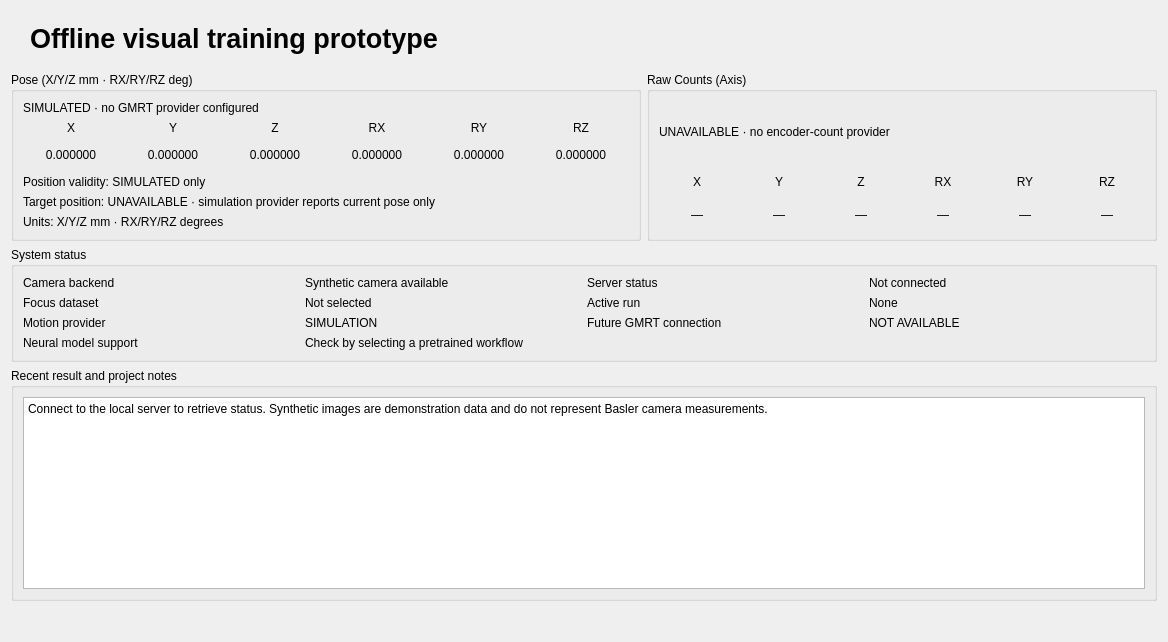
      <widget class="QWidget" name="dashboardTab">
       <attribute name="title">
        <string>Dashboard</string>
       </attribute>
       <layout class="QVBoxLayout" name="dashboardLayout">
        <item>
         <widget class="QLabel" name="dashboardTitle">
          <property name="styleSheet">
           <string>font-size:20pt;font-weight:bold;padding:12px;</string>
          </property>
          <property name="text">
           <string>Offline visual training prototype</string>
          </property>
         </widget>
        </item>
        <item>
         <layout class="QHBoxLayout" name="telemetryPanelsLayout">
          <item>
           <widget class="QGroupBox" name="poseFeedbackGroup">
            <property name="title"><string>Pose (X/Y/Z mm · RX/RY/RZ deg)</string></property>
            <layout class="QVBoxLayout" name="poseFeedbackLayout">
             <item><widget class="QLabel" name="poseSourceLabel"><property name="text"><string>SIMULATED · no GMRT provider configured</string></property></widget></item>
             <item><layout class="QGridLayout" name="poseAxisGrid">
              <item row="0" column="0"><widget class="QLabel" name="poseAxisLabelX"><property name="text"><string>X</string></property><property name="alignment"><set>Qt::AlignCenter</set></property></widget></item>
              <item row="0" column="1"><widget class="QLabel" name="poseAxisLabelY"><property name="text"><string>Y</string></property><property name="alignment"><set>Qt::AlignCenter</set></property></widget></item>
              <item row="0" column="2"><widget class="QLabel" name="poseAxisLabelZ"><property name="text"><string>Z</string></property><property name="alignment"><set>Qt::AlignCenter</set></property></widget></item>
              <item row="0" column="3"><widget class="QLabel" name="poseAxisLabelRX"><property name="text"><string>RX</string></property><property name="alignment"><set>Qt::AlignCenter</set></property></widget></item>
              <item row="0" column="4"><widget class="QLabel" name="poseAxisLabelRY"><property name="text"><string>RY</string></property><property name="alignment"><set>Qt::AlignCenter</set></property></widget></item>
              <item row="0" column="5"><widget class="QLabel" name="poseAxisLabelRZ"><property name="text"><string>RZ</string></property><property name="alignment"><set>Qt::AlignCenter</set></property></widget></item>
              <item row="1" column="0"><widget class="QLabel" name="poseValueX"><property name="minimumSize"><size><width>96</width><height>28</height></size></property><property name="maximumSize"><size><width>110</width><height>16777215</height></size></property><property name="text"><string>0.000000</string></property><property name="alignment"><set>Qt::AlignCenter</set></property></widget></item>
              <item row="1" column="1"><widget class="QLabel" name="poseValueY"><property name="minimumSize"><size><width>96</width><height>28</height></size></property><property name="maximumSize"><size><width>110</width><height>16777215</height></size></property><property name="text"><string>0.000000</string></property><property name="alignment"><set>Qt::AlignCenter</set></property></widget></item>
              <item row="1" column="2"><widget class="QLabel" name="poseValueZ"><property name="minimumSize"><size><width>96</width><height>28</height></size></property><property name="maximumSize"><size><width>110</width><height>16777215</height></size></property><property name="text"><string>0.000000</string></property><property name="alignment"><set>Qt::AlignCenter</set></property></widget></item>
              <item row="1" column="3"><widget class="QLabel" name="poseValueRX"><property name="minimumSize"><size><width>96</width><height>28</height></size></property><property name="maximumSize"><size><width>110</width><height>16777215</height></size></property><property name="text"><string>0.000000</string></property><property name="alignment"><set>Qt::AlignCenter</set></property></widget></item>
              <item row="1" column="4"><widget class="QLabel" name="poseValueRY"><property name="minimumSize"><size><width>96</width><height>28</height></size></property><property name="maximumSize"><size><width>110</width><height>16777215</height></size></property><property name="text"><string>0.000000</string></property><property name="alignment"><set>Qt::AlignCenter</set></property></widget></item>
              <item row="1" column="5"><widget class="QLabel" name="poseValueRZ"><property name="minimumSize"><size><width>96</width><height>28</height></size></property><property name="maximumSize"><size><width>110</width><height>16777215</height></size></property><property name="text"><string>0.000000</string></property><property name="alignment"><set>Qt::AlignCenter</set></property></widget></item>
             </layout></item>
            <item><widget class="QLabel" name="poseValidityLabel"><property name="text"><string>Position validity: SIMULATED only</string></property></widget></item>
            <item><widget class="QLabel" name="poseTargetLabel"><property name="text"><string>Target position: UNAVAILABLE · simulation provider reports current pose only</string></property><property name="wordWrap"><bool>true</bool></property></widget></item>
            <item><widget class="QLabel" name="poseUnitsLabel"><property name="text"><string>Units: X/Y/Z mm · RX/RY/RZ degrees</string></property></widget></item>
            </layout>
           </widget>
          </item>
          <item>
           <widget class="QGroupBox" name="rawCountGroup">
            <property name="title"><string>Raw Counts (Axis)</string></property>
            <layout class="QVBoxLayout" name="rawCountLayout">
             <item><widget class="QLabel" name="countSourceLabel"><property name="text"><string>UNAVAILABLE · no encoder-count provider</string></property></widget></item>
             <item><layout class="QGridLayout" name="rawCountAxisGrid">
              <item row="0" column="0"><widget class="QLabel" name="countAxisLabel1"><property name="text"><string>X</string></property><property name="alignment"><set>Qt::AlignCenter</set></property></widget></item>
              <item row="0" column="1"><widget class="QLabel" name="countAxisLabel2"><property name="text"><string>Y</string></property><property name="alignment"><set>Qt::AlignCenter</set></property></widget></item>
              <item row="0" column="2"><widget class="QLabel" name="countAxisLabel3"><property name="text"><string>Z</string></property><property name="alignment"><set>Qt::AlignCenter</set></property></widget></item>
              <item row="0" column="3"><widget class="QLabel" name="countAxisLabel4"><property name="text"><string>RX</string></property><property name="alignment"><set>Qt::AlignCenter</set></property></widget></item>
              <item row="0" column="4"><widget class="QLabel" name="countAxisLabel5"><property name="text"><string>RY</string></property><property name="alignment"><set>Qt::AlignCenter</set></property></widget></item>
              <item row="0" column="5"><widget class="QLabel" name="countAxisLabel6"><property name="text"><string>RZ</string></property><property name="alignment"><set>Qt::AlignCenter</set></property></widget></item>
              <item row="1" column="0"><widget class="QLabel" name="countValueX"><property name="minimumSize"><size><width>76</width><height>28</height></size></property><property name="maximumSize"><size><width>90</width><height>16777215</height></size></property><property name="text"><string>—</string></property><property name="alignment"><set>Qt::AlignCenter</set></property></widget></item>
              <item row="1" column="1"><widget class="QLabel" name="countValueY"><property name="minimumSize"><size><width>76</width><height>28</height></size></property><property name="maximumSize"><size><width>90</width><height>16777215</height></size></property><property name="text"><string>—</string></property><property name="alignment"><set>Qt::AlignCenter</set></property></widget></item>
              <item row="1" column="2"><widget class="QLabel" name="countValueZ"><property name="minimumSize"><size><width>76</width><height>28</height></size></property><property name="maximumSize"><size><width>90</width><height>16777215</height></size></property><property name="text"><string>—</string></property><property name="alignment"><set>Qt::AlignCenter</set></property></widget></item>
              <item row="1" column="3"><widget class="QLabel" name="countValueRX"><property name="minimumSize"><size><width>76</width><height>28</height></size></property><property name="maximumSize"><size><width>90</width><height>16777215</height></size></property><property name="text"><string>—</string></property><property name="alignment"><set>Qt::AlignCenter</set></property></widget></item>
              <item row="1" column="4"><widget class="QLabel" name="countValueRY"><property name="minimumSize"><size><width>76</width><height>28</height></size></property><property name="maximumSize"><size><width>90</width><height>16777215</height></size></property><property name="text"><string>—</string></property><property name="alignment"><set>Qt::AlignCenter</set></property></widget></item>
              <item row="1" column="5"><widget class="QLabel" name="countValueRZ"><property name="minimumSize"><size><width>76</width><height>28</height></size></property><property name="maximumSize"><size><width>90</width><height>16777215</height></size></property><property name="text"><string>—</string></property><property name="alignment"><set>Qt::AlignCenter</set></property></widget></item>
             </layout></item>
            </layout>
           </widget>
          </item>
         </layout>
        </item>
        <item>
         <widget class="QGroupBox" name="statusGroup">
          <property name="title">
           <string>System status</string>
          </property>
          <layout class="QGridLayout" name="statusForm">
           <item row="0" column="0"><widget class="QLabel" name="cameraStatusCaption"><property name="text"><string>Camera backend</string></property></widget></item>
           <item row="0" column="1"><widget class="QLabel" name="cameraStatusLabel"><property name="text"><string>Synthetic camera available</string></property></widget></item>
           <item row="0" column="2"><widget class="QLabel" name="serverHealthCaption"><property name="text"><string>Server status</string></property></widget></item>
           <item row="0" column="3"><widget class="QLabel" name="serverHealthLabel"><property name="text"><string>Not connected</string></property></widget></item>
           <item row="1" column="0"><widget class="QLabel" name="datasetCaption"><property name="text"><string>Focus dataset</string></property></widget></item>
           <item row="1" column="1"><widget class="QLabel" name="datasetStatusLabel"><property name="text"><string>Not selected</string></property></widget></item>
           <item row="1" column="2"><widget class="QLabel" name="runCaption"><property name="text"><string>Active run</string></property></widget></item>
           <item row="1" column="3"><widget class="QLabel" name="runStatusLabel"><property name="text"><string>None</string></property></widget></item>
           <item row="2" column="0"><widget class="QLabel" name="safetyCaption"><property name="text"><string>Motion provider</string></property></widget></item>
           <item row="2" column="1"><widget class="QLabel" name="safetyLabel"><property name="text"><string>SIMULATION</string></property></widget></item>
           <item row="2" column="2"><widget class="QLabel" name="futureGmrtCaption"><property name="text"><string>Future GMRT connection</string></property></widget></item>
           <item row="2" column="3"><widget class="QLabel" name="futureGmrtLabel"><property name="text"><string>NOT AVAILABLE</string></property></widget></item>
           <item row="3" column="0"><widget class="QLabel" name="modelAvailabilityCaption"><property name="text"><string>Neural model support</string></property></widget></item>
           <item row="3" column="1" colspan="3"><widget class="QLabel" name="modelAvailabilityLabel"><property name="text"><string>Check by selecting a pretrained workflow</string></property><property name="wordWrap"><bool>true</bool></property></widget></item>
          </layout>
         </widget>
        </item>
        <item>
         <widget class="QGroupBox" name="recentGroup">
          <property name="title">
           <string>Recent result and project notes</string>
          </property>
          <layout class="QVBoxLayout" name="recentLayout">
           <item>
            <widget class="QPlainTextEdit" name="dashboardResults">
             <property name="readOnly">
              <bool>true</bool>
             </property>
             <property name="plainText">
              <string>Connect to the local server to retrieve status. Synthetic images are demonstration data and do not represent Basler camera measurements.</string>
             </property>
            </widget>
           </item>
          </layout>
         </widget>
        </item>
        <item>
         <spacer name="dashboardSpacer">
          <property name="orientation">
           <enum>Qt::Vertical</enum>
          </property>
          <property name="sizeHint" stdset="0">
           <size>
            <width>20</width>
            <height>30</height>
           </size>
          </property>
         </spacer>
        </item>
       </layout>
      </widget>
